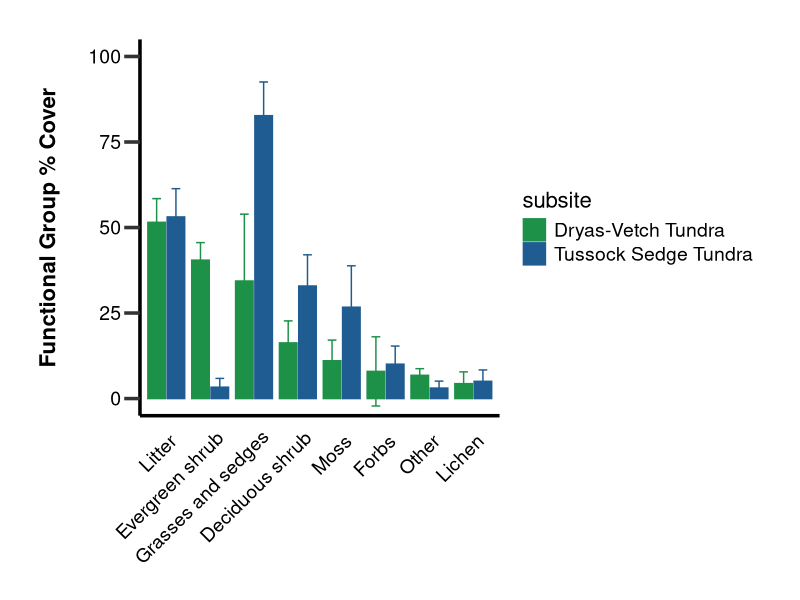
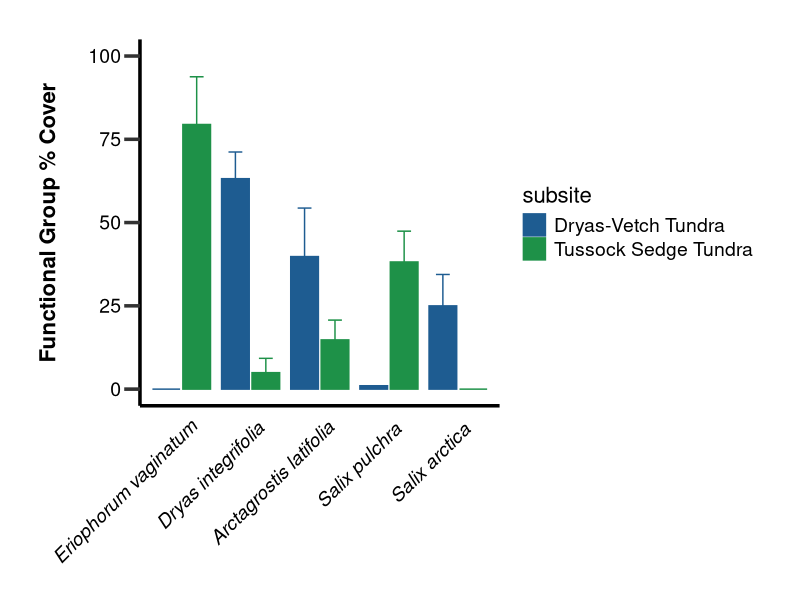
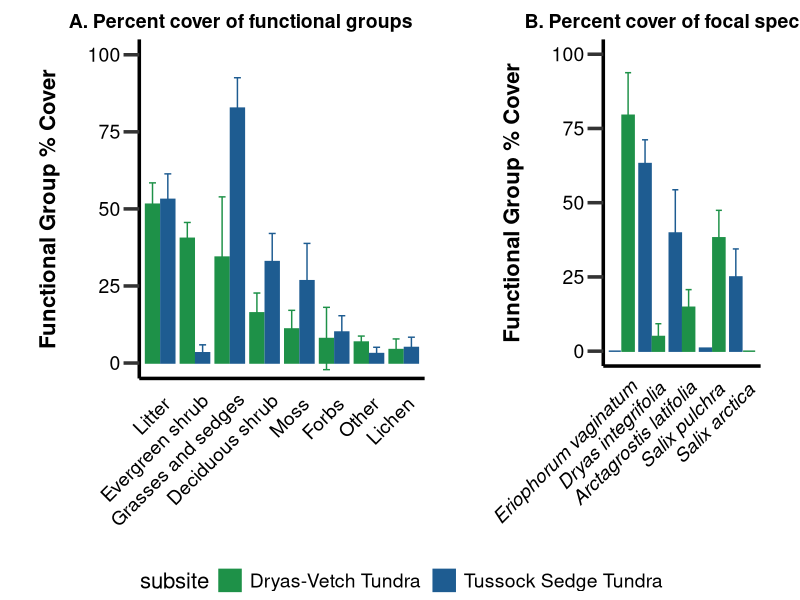

These figures' R source, in order:
# Phenology Time-Series Script of Plant Composition
# Isla Myers-Smith 1st September 2020

# Dependencies
library(tidyverse)
library(ggpubr)

data <- read.csv("data/plant_cover/qhi_cover_ITEX_1999_2017.csv")

data2 <- data %>%
  filter(year > 2015, !is.na(gfnarrowarft)) %>%
  mutate(subsite = dplyr::recode(sub_name, 'QHI:HE' = "Tussock Sedge Tundra", 'QHI:KO' = "Dryas-Vetch Tundra")) %>%
  rename(species = name) %>% 
  mutate(functional_group = dplyr::recode(gfnarrowarft, 'OTHER' = "Other", 'ROCK' = "Other", 'WATER' = "Other", 'SOIL' = "Other", 'DUNG' = "Other", 'FUNGI' = "Other", 'FUNGUS' = "Other", 'FORBSV' = "Forbs", 'ESHRUB' = "Evergreen shrub", 'DSHRUB' = "Deciduous shrub", 'GRAMINOID' = "Grasses and sedges", 'LICHEN' = 'Lichen', 'MOSS' = "Moss", 'SHRUBU' = "Deciduous shrub", 'SHRUB' = "Other vegetation", 'LIVER' = "Other vegetation", 'LITTER' = "Litter"))

data3 <- data2 %>%
  filter(functional_group != "Other vegetation") %>%
  group_by(year, subsite, plot, functional_group) %>%
  summarise(plot_cover = sum(cover)) %>%
  ungroup() %>%
  mutate(plot_cover_max = max(plot_cover), plot_cover_100 = (plot_cover/plot_cover_max)*100)

data4 <- data3 %>% 
  group_by(year, subsite, functional_group) %>% 
  summarise(mean_cover = mean(plot_cover_100), sd_cover = sd(plot_cover_100)) %>% 
  group_by(subsite, functional_group) %>% 
  summarise(mean_cover2 = mean(mean_cover), sd_cover2 = mean(sd_cover)) %>% 
  mutate(functional_group = fct_reorder(functional_group, -mean_cover2))

# figure

# Set y axis label and colour colour
y_label_colour <- "black"

# Adjust visibility of axis labels according to plot positions
x.axis.text.colour <- "black"
y.axis.text.colour <- "black"

# plot a

(composition_plot <- ggplot(data4) +
    geom_col(aes(x = functional_group, 
                 y = mean_cover2, 
                 colour = subsite,
                 fill = subsite,
                 group = subsite),
             width = 0.8,
             position = position_dodge(0.88)) +
    geom_errorbar(aes(x = functional_group,
                      ymin = mean_cover2 - sd_cover2,
                      ymax = mean_cover2 + sd_cover2,
                      colour = subsite,
                      group = subsite),
                  width = 0.4,
                  position = position_dodge(0.88)) +
    #annotate("text", x = 2.3, y = 100, label = "A. Percent cover of functional groups", size = 6) +
    scale_colour_manual(values = c("#1e9148FF", "#1e5c91FF")) +
    scale_fill_manual(values = c("#1e9148FF", "#1e5c91FF")) +
    coord_cartesian(ylim = c(0,100)) +
    ylab("Functional Group % Cover\n") +
    xlab("") +
    theme_bw() +
    theme(
      panel.border = element_blank(),
      panel.grid.major = element_blank(),
      panel.grid.minor = element_blank(),
      plot.margin = margin(1, 1, 0, 1, "cm"),
      axis.line = element_line(colour = "black", size = 1.2),
      axis.title = element_text(size = 16, 
                                face = "bold", 
                                colour = y_label_colour),
      axis.text.x = element_text(size = 14, 
                                 colour = x.axis.text.colour,
                                 angle = 45,
                                 hjust= 0.95,
                                 vjust= 1),
      axis.text.y = element_text(size = 14, colour = y.axis.text.colour),
      axis.ticks = element_line(size = 1.2),
      axis.ticks.length = unit(0.4, "cm"),
      axis.ticks.x = element_blank(),
      legend.title = element_text(size = 16, colour = x.axis.text.colour),
      legend.text = element_text(size = 14, colour = x.axis.text.colour)))

# plot b

data5 <- data2 %>%
  filter(functional_group != "Other vegetation") %>%
  filter(species == "Arctagrostis latifolia" | species == "Dryas integrifolia" | species == "Eriophorum vaginatum" | species == "Salix arctica" | species == "Salix pulchra") %>% 
  group_by(year, subsite, plot, species) %>%
  summarise(plot_cover = mean(cover)) %>%
  ungroup() %>%
  mutate(plot_cover_max = max(plot_cover), plot_cover_100 = (plot_cover/plot_cover_max)*100)

data6 <- data5 %>%
  group_by(year, subsite, species) %>% 
  summarise(mean_cover = mean(plot_cover_100), sd_cover = sd(plot_cover_100)) %>% 
  group_by(subsite, species) %>% 
  summarise(mean_cover2 = mean(mean_cover), sd_cover2 = mean(sd_cover)) %>% 
  ungroup() %>% 
  add_row(subsite = "Tussock Sedge Tundra", species = "Salix arctica", mean_cover2 = 0, sd_cover2 = NA) %>% 
  add_row(subsite = "Dryas-Vetch Tundra", species = "Eriophorum vaginatum", mean_cover2 = 0, sd_cover2 = NA) %>% 
  mutate(species = fct_reorder(species, -mean_cover2))

(species_plot <- ggplot(data6) +
    geom_col(aes(x = species, 
                 y = mean_cover2, 
                 colour = subsite,
                 fill = subsite,
                 group = subsite),
             width = 0.8,
             position = position_dodge(0.88)) +
    geom_errorbar(aes(x = species,
                      ymin = mean_cover2 - sd_cover2,
                      ymax = mean_cover2 + sd_cover2,
                      colour = subsite,
                      group = subsite),
                  width = 0.4,
                  position = position_dodge(0.88)) +
    #annotate("text", x = 2.3, y = 100, label = "B. Percent cover of focal species", size = 6) +
    scale_colour_manual(values = c("#1e5c91FF", "#1e9148FF")) +
    scale_fill_manual(values = c("#1e5c91FF", "#1e9148FF")) +
    coord_cartesian(ylim = c(0,100)) +
    ylab("Functional Group % Cover\n") +
    xlab("") +
    theme_bw() +
    theme(
      panel.border = element_blank(),
      panel.grid.major = element_blank(),
      panel.grid.minor = element_blank(),
      plot.margin = margin(1, 1, 0, 1, "cm"),
      axis.line = element_line(colour = "black", size = 1.2),
      axis.title = element_text(size = 16, 
                                face = "bold", 
                                colour = y_label_colour),
      axis.text.x = element_text(size = 14, 
                                 colour = x.axis.text.colour,
                                 angle = 45,
                                 hjust= 0.95,
                                 vjust= 1,
                                 face = "italic"),
      axis.text.y = element_text(size = 14, colour = y.axis.text.colour),
      axis.ticks = element_line(size = 1.2),
      axis.ticks.length = unit(0.4, "cm"),
      axis.ticks.x = element_blank(),
      legend.title = element_text(size = 16, colour = x.axis.text.colour),
      legend.text = element_text(size = 14, colour = x.axis.text.colour)))

figure <- ggarrange(composition_plot, species_plot, ncol = 2, nrow = 1, widths = c(0.58, 0.42), labels=c("A. Percent cover of functional groups","B. Percent cover of focal species"), vjust = c(2, 2), hjust = c(-0.2, -0.2), common.legend = TRUE, legend = "bottom") 

ggsave("Figures/fig_x_plant_cover/fig_x_plant_cover.pdf", figure, width = 14, height = 8)
